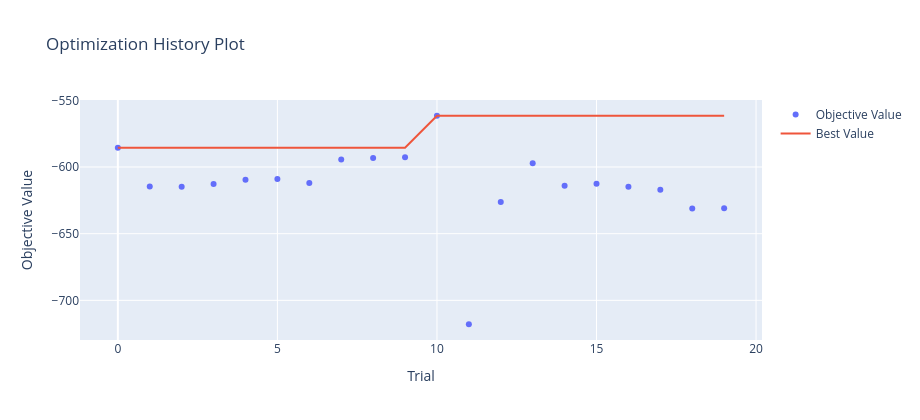
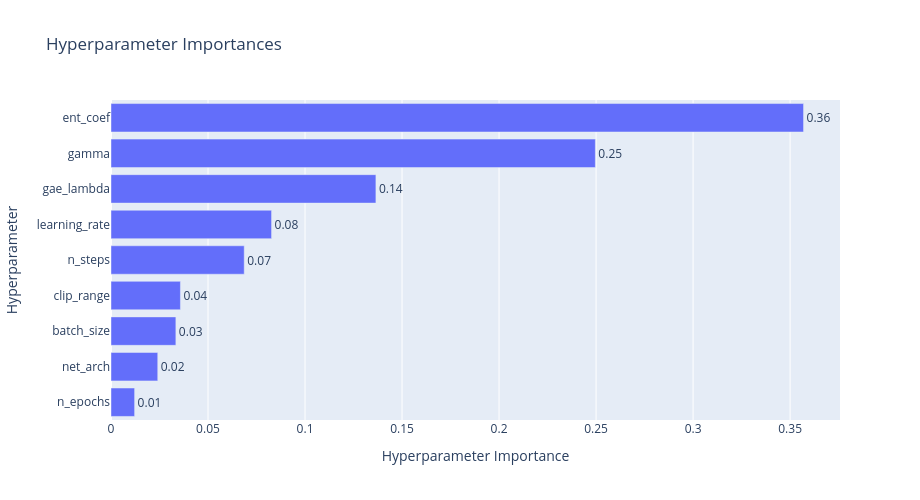
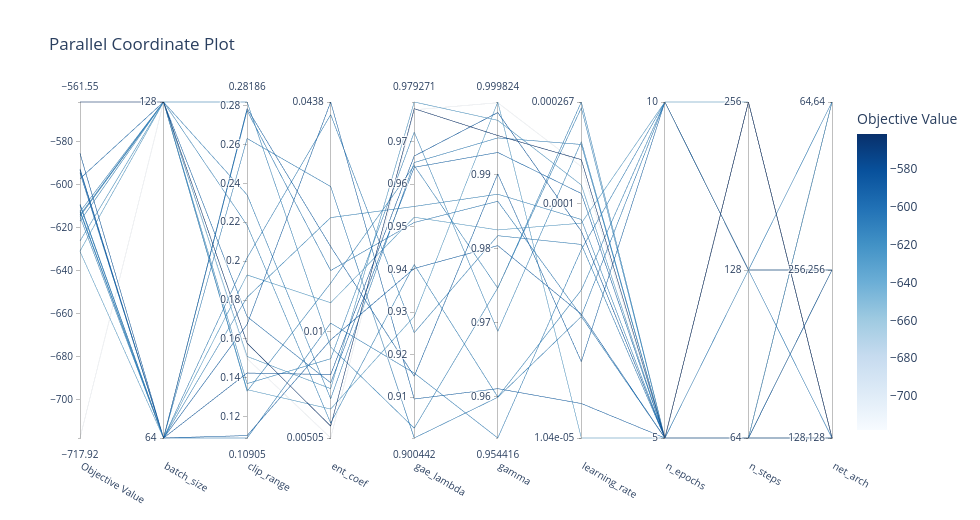
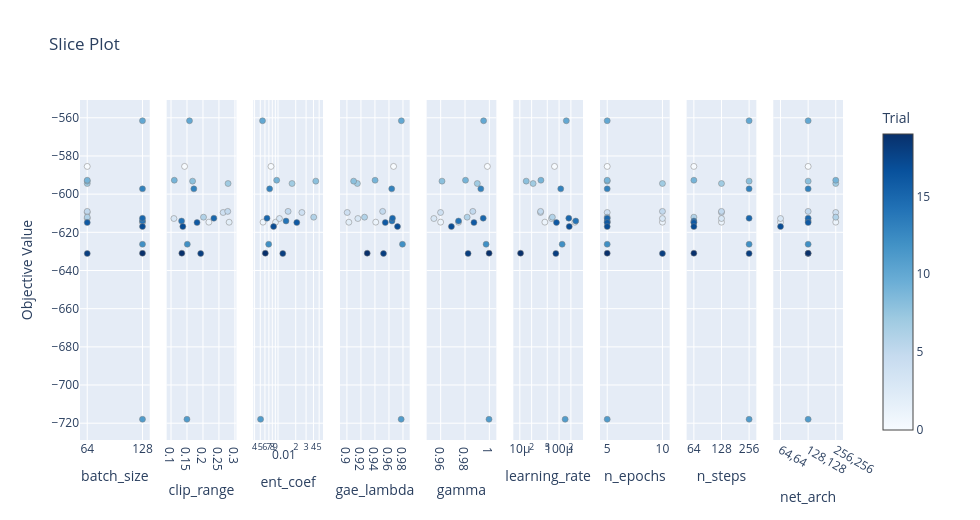

The cell these charts' notebook holds for them, in order:
### Markdown cell above
### Run tuning once per algorithm, then sweep multiple budgets.

### Code cell
import json

sim = Pi1SpraySimulator(
    pd.read_csv("pi-1-data-clean-5min.csv"),
    pd.read_csv("thanhhoa_weather-5min.csv"),
)

algorithms_to_run = ("ppo", "dqn")
best_params_by_algo: dict[str, dict] = {}

for algo in algorithms_to_run:
    print(f"\nTuning {algo.upper()} ...")
    best_params = tune_hyperparams(algo, sim, RUN_CFG)
    best_params_by_algo[algo] = best_params
    print(f"Best {algo.upper()} params:\n{best_params}")

print("Summarize of best hyperparameters found:")
for algo, params in best_params_by_algo.items():
    print(f"{algo.upper()}: {params}")

with open("best_params.json", "w") as f:
    json.dump(best_params_by_algo, f, indent=4)

### Figure 1 — Plotly figure (JSON) as saved in the notebook; plotly's stock layout.template omitted (floating-point values rounded to 4 significant figures)
{"data": [{"mode": "markers", "name": "Objective Value", "type": "scatter", "x": [0, 1, 2, 3, 4, 5, 6, 7, 8, 9, 10, 11, 12, 13, 14, 15, 16, 17, 18, 19], "y": [-585.5, -614.7, -614.7, -612.8, -609.6, -609.0, -612.1, -594.4, -593.2, -592.7, -561.6, -717.9, -626.2, -597.2, -614.1, -612.6, -614.9, -617.0, -631.1, -630.9]}, {"mode": "lines", "name": "Best Value", "type": "scatter", "x": [0, 1, 2, 3, 4, 5, 6, 7, 8, 9, 10, 11, 12, 13, 14, 15, 16, 17, 18, 19], "y": [-585.5, -585.5, -585.5, -585.5, -585.5, -585.5, -585.5, -585.5, -585.5, -585.5, -561.6, -561.6, -561.6, -561.6, -561.6, -561.6, -561.6, -561.6, -561.6, -561.6]}, {"marker": {"color": "#cccccc"}, "mode": "markers", "name": "Infeasible Trial", "showlegend": false, "type": "scatter", "x": [], "y": []}], "layout": {"height": 420, "title": {"text": "Optimization History Plot"}, "width": 920, "xaxis": {"title": {"text": "Trial"}}, "yaxis": {"title": {"text": "Objective Value"}}}}

### Figure 2 — Plotly figure (JSON) as saved in the notebook; plotly's stock layout.template omitted (floating-point values rounded to 4 significant figures)
{"data": [{"cliponaxis": false, "hovertemplate": ["n_epochs (CategoricalDistribution): 0.012171893289217117<extra></extra>", "net_arch (CategoricalDistribution): 0.024094584064288844<extra></extra>", "batch_size (CategoricalDistribution): 0.03343290618794371<extra></extra>", "clip_range (FloatDistribution): 0.035782853260464216<extra></extra>", "n_steps (CategoricalDistribution): 0.06866447112075805<extra></extra>", "learning_rate (FloatDistribution): 0.08275638681043193<extra></extra>", "gae_lambda (FloatDistribution): 0.13653017587098368<extra></extra>", "gamma (FloatDistribution): 0.2496352726993818<extra></extra>", "ent_coef (FloatDistribution): 0.3569314566965309<extra></extra>"], "name": "Objective Value", "orientation": "h", "text": ["0.01", "0.02", "0.03", "0.04", "0.07", "0.08", "0.14", "0.25", "0.36"], "textposition": "outside", "type": "bar", "x": [0.01217, 0.02409, 0.03343, 0.03578, 0.06866, 0.08276, 0.1365, 0.2496, 0.3569], "y": ["n_epochs", "net_arch", "batch_size", "clip_range", "n_steps", "learning_rate", "gae_lambda", "gamma", "ent_coef"]}], "layout": {"height": 500, "title": {"text": "Hyperparameter Importances"}, "width": 920, "xaxis": {"title": {"text": "Hyperparameter Importance"}}, "yaxis": {"title": {"text": "Hyperparameter"}}}}

### Figure 3 — Plotly figure (JSON) as saved in the notebook; plotly's stock layout.template omitted (floating-point values rounded to 4 significant figures)
{"data": [{"dimensions": [{"label": "Objective Value", "range": [-717.9, -561.6], "values": [-585.5, -612.1, -592.7, -614.9, -609.6, -593.2, -612.8, -609.0, -594.4, -631.1, -614.7, -614.1, -617.0, -630.9, -561.6, -717.9, -626.2, -597.2, -612.6, -614.7]}, {"label": "batch_size", "range": [0, 1], "ticktext": ["64", "128"], "tickvals": [0, 1], "values": [0, 0, 0, 0, 0, 0, 0, 0, 0, 0, 1, 1, 1, 1, 1, 1, 1, 1, 1, 1]}, {"label": "clip_range", "range": [0.109, 0.2819], "values": [0.1425, 0.2017, 0.1103, 0.1814, 0.2631, 0.1675, 0.109, 0.2774, 0.2785, 0.1929, 0.2819, 0.1331, 0.137, 0.1339, 0.1578, 0.1499, 0.151, 0.1715, 0.2341, 0.2185]}, {"label": "ent_coef", "range": [-2.296, -1.358], "ticktext": ["0.00505", "0.01", "0.0438"], "tickvals": [-2.296, -2, -1.358], "values": [-2.119, -1.393, -2.022, -1.681, -1.594, -1.358, -1.976, -1.829, -1.762, -1.919, -2.042, -1.864, -2.075, -2.216, -2.263, -2.296, -2.159, -2.142, -2.187, -2.255]}, {"label": "gae_lambda", "range": [0.9004, 0.9793], "values": [0.9666, 0.9251, 0.9402, 0.9548, 0.9004, 0.9096, 0.9157, 0.951, 0.9149, 0.9522, 0.9028, 0.9644, 0.9722, 0.929, 0.9777, 0.9774, 0.9793, 0.9639, 0.9651, 0.9411]}, {"label": "gamma", "range": [0.9544, 0.9998], "values": [0.9984, 0.9818, 0.9804, 0.9874, 0.9599, 0.9611, 0.9544, 0.9864, 0.9901, 0.9825, 0.9747, 0.9747, 0.9688, 0.9998, 0.9953, 0.9997, 0.9973, 0.993, 0.995, 0.96]}, {"label": "learning_rate", "range": [-4.982, -3.574], "ticktext": ["1.04e-05", "0.0001", "0.000267"], "tickvals": [-4.982, -4, -3.574], "values": [-4.116, -4.171, -4.463, -4.066, -4.473, -4.837, -4.192, -4.471, -4.662, -4.082, -3.598, -3.574, -3.74, -4.982, -3.816, -3.845, -3.922, -3.957, -3.752, -4.362]}, {"label": "n_epochs", "range": [0, 1], "ticktext": ["5", "10"], "tickvals": [0, 1], "values": [0, 0, 0, 0, 0, 0, 1, 1, 1, 1, 0, 0, 0, 0, 0, 0, 0, 0, 0, 1]}, {"label": "n_steps", "range": [0, 2], "ticktext": ["64", "128", "256"], "tickvals": [0, 1, 2], "values": [0, 0, 0, 0, 1, 2, 1, 1, 1, 2, 0, 0, 0, 0, 2, 2, 2, 2, 2, 1]}, {"label": "net_arch", "range": [0, 2], "ticktext": ["128,128", "256,256", "64,64"], "tickvals": [0, 1, 2], "values": [0, 1, 1, 0, 1, 0, 2, 0, 1, 0, 2, 0, 2, 0, 0, 0, 0, 0, 0, 1]}], "labelangle": 30, "labelside": "bottom", "line": {"color": [-585.5, -612.1, -592.7, -614.9, -609.6, -593.2, -612.8, -609.0, -594.4, -631.1, -614.7, -614.1, -617.0, -630.9, -561.6, -717.9, -626.2, -597.2, -612.6, -614.7], "colorbar": {"title": {"text": "Objective Value"}}, "colorscale": [[0, "rgb(247,251,255)"], [0.125, "rgb(222,235,247)"], [0.25, "rgb(198,219,239)"], [0.375, "rgb(158,202,225)"], [0.5, "rgb(107,174,214)"], [0.625, "rgb(66,146,198)"], [0.75, "rgb(33,113,181)"], [0.875, "rgb(8,81,156)"], [1, "rgb(8,48,107)"]], "reversescale": false, "showscale": true}, "type": "parcoords"}], "layout": {"height": 520, "title": {"text": "Parallel Coordinate Plot"}, "width": 980}}

### Figure 4 — Plotly figure (JSON) as saved in the notebook; plotly's stock layout.template omitted (floating-point values rounded to 4 significant figures)
{"data": [{"marker": {"color": [0, 1, 2, 3, 4, 5, 6, 7, 8, 9, 10, 11, 12, 13, 14, 15, 16, 17, 18, 19], "colorbar": {"title": {"text": "Trial"}, "x": 1, "xpad": 40}, "colorscale": [[0, "rgb(247,251,255)"], [0.125, "rgb(222,235,247)"], [0.25, "rgb(198,219,239)"], [0.375, "rgb(158,202,225)"], [0.5, "rgb(107,174,214)"], [0.625, "rgb(66,146,198)"], [0.75, "rgb(33,113,181)"], [0.875, "rgb(8,81,156)"], [1, "rgb(8,48,107)"]], "line": {"color": "Grey", "width": 0.5}, "showscale": true}, "mode": "markers", "name": "Feasible Trial", "showlegend": false, "type": "scatter", "x": [64, 128, 128, 64, 64, 64, 64, 64, 64, 64, 128, 128, 128, 128, 128, 128, 64, 128, 64, 128], "xaxis": "x", "y": [-585.5, -614.7, -614.7, -612.8, -609.6, -609.0, -612.1, -594.4, -593.2, -592.7, -561.6, -717.9, -626.2, -597.2, -614.1, -612.6, -614.9, -617.0, -631.1, -630.9], "yaxis": "y"}, {"marker": {"color": [0, 1, 2, 3, 4, 5, 6, 7, 8, 9, 10, 11, 12, 13, 14, 15, 16, 17, 18, 19], "colorbar": {"title": {"text": "Trial"}, "x": 1, "xpad": 40}, "colorscale": [[0, "rgb(247,251,255)"], [0.125, "rgb(222,235,247)"], [0.25, "rgb(198,219,239)"], [0.375, "rgb(158,202,225)"], [0.5, "rgb(107,174,214)"], [0.625, "rgb(66,146,198)"], [0.75, "rgb(33,113,181)"], [0.875, "rgb(8,81,156)"], [1, "rgb(8,48,107)"]], "line": {"color": "Grey", "width": 0.5}, "showscale": false}, "mode": "markers", "name": "Feasible Trial", "showlegend": false, "type": "scatter", "x": [0.1425, 0.2185, 0.2819, 0.109, 0.2631, 0.2774, 0.2017, 0.2785, 0.1675, 0.1103, 0.1578, 0.1499, 0.151, 0.1715, 0.1331, 0.2341, 0.1814, 0.137, 0.1929, 0.1339], "xaxis": "x2", "y": [-585.5, -614.7, -614.7, -612.8, -609.6, -609.0, -612.1, -594.4, -593.2, -592.7, -561.6, -717.9, -626.2, -597.2, -614.1, -612.6, -614.9, -617.0, -631.1, -630.9], "yaxis": "y2"}, {"marker": {"color": [0, 1, 2, 3, 4, 5, 6, 7, 8, 9, 10, 11, 12, 13, 14, 15, 16, 17, 18, 19], "colorbar": {"title": {"text": "Trial"}, "x": 1, "xpad": 40}, "colorscale": [[0, "rgb(247,251,255)"], [0.125, "rgb(222,235,247)"], [0.25, "rgb(198,219,239)"], [0.375, "rgb(158,202,225)"], [0.5, "rgb(107,174,214)"], [0.625, "rgb(66,146,198)"], [0.75, "rgb(33,113,181)"], [0.875, "rgb(8,81,156)"], [1, "rgb(8,48,107)"]], "line": {"color": "Grey", "width": 0.5}, "showscale": false}, "mode": "markers", "name": "Feasible Trial", "showlegend": false, "type": "scatter", "x": [0.0076, 0.005564, 0.009073, 0.01058, 0.02546, 0.01483, 0.04041, 0.01731, 0.04384, 0.009498, 0.005457, 0.005054, 0.006941, 0.007211, 0.01368, 0.006504, 0.02085, 0.008414, 0.01206, 0.006088], "xaxis": "x3", "y": [-585.5, -614.7, -614.7, -612.8, -609.6, -609.0, -612.1, -594.4, -593.2, -592.7, -561.6, -717.9, -626.2, -597.2, -614.1, -612.6, -614.9, -617.0, -631.1, -630.9], "yaxis": "y3"}, {"marker": {"color": [0, 1, 2, 3, 4, 5, 6, 7, 8, 9, 10, 11, 12, 13, 14, 15, 16, 17, 18, 19], "colorbar": {"title": {"text": "Trial"}, "x": 1, "xpad": 40}, "colorscale": [[0, "rgb(247,251,255)"], [0.125, "rgb(222,235,247)"], [0.25, "rgb(198,219,239)"], [0.375, "rgb(158,202,225)"], [0.5, "rgb(107,174,214)"], [0.625, "rgb(66,146,198)"], [0.75, "rgb(33,113,181)"], [0.875, "rgb(8,81,156)"], [1, "rgb(8,48,107)"]], "line": {"color": "Grey", "width": 0.5}, "showscale": false}, "mode": "markers", "name": "Feasible Trial", "showlegend": false, "type": "scatter", "x": [0.9666, 0.9411, 0.9028, 0.9157, 0.9004, 0.951, 0.9251, 0.9149, 0.9096, 0.9402, 0.9777, 0.9774, 0.9793, 0.9639, 0.9644, 0.9651, 0.9548, 0.9722, 0.9522, 0.929], "xaxis": "x4", "y": [-585.5, -614.7, -614.7, -612.8, -609.6, -609.0, -612.1, -594.4, -593.2, -592.7, -561.6, -717.9, -626.2, -597.2, -614.1, -612.6, -614.9, -617.0, -631.1, -630.9], "yaxis": "y4"}, {"marker": {"color": [0, 1, 2, 3, 4, 5, 6, 7, 8, 9, 10, 11, 12, 13, 14, 15, 16, 17, 18, 19], "colorbar": {"title": {"text": "Trial"}, "x": 1, "xpad": 40}, "colorscale": [[0, "rgb(247,251,255)"], [0.125, "rgb(222,235,247)"], [0.25, "rgb(198,219,239)"], [0.375, "rgb(158,202,225)"], [0.5, "rgb(107,174,214)"], [0.625, "rgb(66,146,198)"], [0.75, "rgb(33,113,181)"], [0.875, "rgb(8,81,156)"], [1, "rgb(8,48,107)"]], "line": {"color": "Grey", "width": 0.5}, "showscale": false}, "mode": "markers", "name": "Feasible Trial", "showlegend": false, "type": "scatter", "x": [0.9984, 0.96, 0.9747, 0.9544, 0.9599, 0.9864, 0.9818, 0.9901, 0.9611, 0.9804, 0.9953, 0.9997, 0.9973, 0.993, 0.9747, 0.995, 0.9874, 0.9688, 0.9825, 0.9998], "xaxis": "x5", "y": [-585.5, -614.7, -614.7, -612.8, -609.6, -609.0, -612.1, -594.4, -593.2, -592.7, -561.6, -717.9, -626.2, -597.2, -614.1, -612.6, -614.9, -617.0, -631.1, -630.9], "yaxis": "y5"}, {"marker": {"color": [0, 1, 2, 3, 4, 5, 6, 7, 8, 9, 10, 11, 12, 13, 14, 15, 16, 17, 18, 19], "colorbar": {"title": {"text": "Trial"}, "x": 1, "xpad": 40}, "colorscale": [[0, "rgb(247,251,255)"], [0.125, "rgb(222,235,247)"], [0.25, "rgb(198,219,239)"], [0.375, "rgb(158,202,225)"], [0.5, "rgb(107,174,214)"], [0.625, "rgb(66,146,198)"], [0.75, "rgb(33,113,181)"], [0.875, "rgb(8,81,156)"], [1, "rgb(8,48,107)"]], "line": {"color": "Grey", "width": 0.5}, "showscale": false}, "mode": "markers", "name": "Feasible Trial", "showlegend": false, "type": "scatter", "x": [7.661e-05, 4.345e-05, 0.0002521, 6.42e-05, 3.365e-05, 3.385e-05, 6.746e-05, 2.178e-05, 1.454e-05, 3.444e-05, 0.0001529, 0.0001429, 0.0001197, 0.0001103, 0.0002666, 0.000177, 8.584e-05, 0.0001819, 8.282e-05, 1.043e-05], "xaxis": "x6", "y": [-585.5, -614.7, -614.7, -612.8, -609.6, -609.0, -612.1, -594.4, -593.2, -592.7, -561.6, -717.9, -626.2, -597.2, -614.1, -612.6, -614.9, -617.0, -631.1, -630.9], "yaxis": "y6"}, {"marker": {"color": [0, 1, 2, 3, 4, 5, 6, 7, 8, 9, 10, 11, 12, 13, 14, 15, 16, 17, 18, 19], "colorbar": {"title": {"text": "Trial"}, "x": 1, "xpad": 40}, "colorscale": [[0, "rgb(247,251,255)"], [0.125, "rgb(222,235,247)"], [0.25, "rgb(198,219,239)"], [0.375, "rgb(158,202,225)"], [0.5, "rgb(107,174,214)"], [0.625, "rgb(66,146,198)"], [0.75, "rgb(33,113,181)"], [0.875, "rgb(8,81,156)"], [1, "rgb(8,48,107)"]], "line": {"color": "Grey", "width": 0.5}, "showscale": false}, "mode": "markers", "name": "Feasible Trial", "showlegend": false, "type": "scatter", "x": [5, 10, 5, 10, 5, 10, 5, 10, 5, 5, 5, 5, 5, 5, 5, 5, 5, 5, 10, 5], "xaxis": "x7", "y": [-585.5, -614.7, -614.7, -612.8, -609.6, -609.0, -612.1, -594.4, -593.2, -592.7, -561.6, -717.9, -626.2, -597.2, -614.1, -612.6, -614.9, -617.0, -631.1, -630.9], "yaxis": "y7"}, {"marker": {"color": [0, 1, 2, 3, 4, 5, 6, 7, 8, 9, 10, 11, 12, 13, 14, 15, 16, 17, 18, 19], "colorbar": {"title": {"text": "Trial"}, "x": 1, "xpad": 40}, "colorscale": [[0, "rgb(247,251,255)"], [0.125, "rgb(222,235,247)"], [0.25, "rgb(198,219,239)"], [0.375, "rgb(158,202,225)"], [0.5, "rgb(107,174,214)"], [0.625, "rgb(66,146,198)"], [0.75, "rgb(33,113,181)"], [0.875, "rgb(8,81,156)"], [1, "rgb(8,48,107)"]], "line": {"color": "Grey", "width": 0.5}, "showscale": false}, "mode": "markers", "name": "Feasible Trial", "showlegend": false, "type": "scatter", "x": [64, 128, 64, 128, 128, 128, 64, 128, 256, 64, 256, 256, 256, 256, 64, 256, 64, 64, 256, 64], "xaxis": "x8", "y": [-585.5, -614.7, -614.7, -612.8, -609.6, -609.0, -612.1, -594.4, -593.2, -592.7, -561.6, -717.9, -626.2, -597.2, -614.1, -612.6, -614.9, -617.0, -631.1, -630.9], "yaxis": "y8"}, {"marker": {"color": [0, 1, 2, 3, 4, 5, 6, 7, 8, 9, 10, 11, 12, 13, 14, 15, 16, 17, 18, 19], "colorbar": {"title": {"text": "Trial"}, "x": 1, "xpad": 40}, "colorscale": [[0, "rgb(247,251,255)"], [0.125, "rgb(222,235,247)"], [0.25, "rgb(198,219,239)"], [0.375, "rgb(158,202,225)"], [0.5, "rgb(107,174,214)"], [0.625, "rgb(66,146,198)"], [0.75, "rgb(33,113,181)"], [0.875, "rgb(8,81,156)"], [1, "rgb(8,48,107)"]], "line": {"color": "Grey", "width": 0.5}, "showscale": false}, "mode": "markers", "name": "Feasible Trial", "showlegend": false, "type": "scatter", "x": ["128,128", "256,256", "64,64", "64,64", "256,256", "128,128", "256,256", "256,256", "128,128", "256,256", "128,128", "128,128", "128,128", "128,128", "128,128", "128,128", "128,128", "64,64", "128,128", "128,128"], "xaxis": "x9", "y": [-585.5, -614.7, -614.7, -612.8, -609.6, -609.0, -612.1, -594.4, -593.2, -592.7, -561.6, -717.9, -626.2, -597.2, -614.1, -612.6, -614.9, -617.0, -631.1, -630.9], "yaxis": "y9"}], "layout": {"height": 520, "title": {"text": "Slice Plot"}, "width": 980, "xaxis": {"anchor": "y", "categoryarray": [64, 128], "categoryorder": "array", "domain": [0, 0.09136], "title": {"text": "batch_size"}, "type": "category"}, "xaxis2": {"anchor": "y2", "domain": [0.1136, 0.2049], "title": {"text": "clip_range"}}, "xaxis3": {"anchor": "y3", "domain": [0.2272, 0.3185], "title": {"text": "ent_coef"}, "type": "log"}, "xaxis4": {"anchor": "y4", "domain": [0.3407, 0.4321], "title": {"text": "gae_lambda"}}, "xaxis5": {"anchor": "y5", "domain": [0.4543, 0.5457], "title": {"text": "gamma"}}, "xaxis6": {"anchor": "y6", "domain": [0.5679, 0.6593], "title": {"text": "learning_rate"}, "type": "log"}, "xaxis7": {"anchor": "y7", "categoryarray": [5, 10], "categoryorder": "array", "domain": [0.6815, 0.7728], "title": {"text": "n_epochs"}, "type": "category"}, "xaxis8": {"anchor": "y8", "categoryarray": [64, 128, 256], "categoryorder": "array", "domain": [0.7951, 0.8864], "title": {"text": "n_steps"}, "type": "category"}, "xaxis9": {"anchor": "y9", "categoryarray": ["64,64", "128,128", "256,256"], "categoryorder": "array", "domain": [0.9086, 1], "title": {"text": "net_arch"}, "type": "category"}, "yaxis": {"anchor": "x", "domain": [0, 1], "title": {"text": "Objective Value"}}, "yaxis2": {"anchor": "x2", "domain": [0, 1], "matches": "y", "showticklabels": false}, "yaxis3": {"anchor": "x3", "domain": [0, 1], "matches": "y", "showticklabels": false}, "yaxis4": {"anchor": "x4", "domain": [0, 1], "matches": "y", "showticklabels": false}, "yaxis5": {"anchor": "x5", "domain": [0, 1], "matches": "y", "showticklabels": false}, "yaxis6": {"anchor": "x6", "domain": [0, 1], "matches": "y", "showticklabels": false}, "yaxis7": {"anchor": "x7", "domain": [0, 1], "matches": "y", "showticklabels": false}, "yaxis8": {"anchor": "x8", "domain": [0, 1], "matches": "y", "showticklabels": false}, "yaxis9": {"anchor": "x9", "domain": [0, 1], "matches": "y", "showticklabels": false}}}
